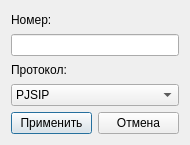
<?xml version="1.0" encoding="UTF-8"?>
<ui version="4.0">
 <class>AddExtensionDialog</class>
 <widget class="QDialog" name="AddExtensionDialog">
  <property name="geometry">
   <rect>
    <x>0</x>
    <y>0</y>
    <width>190</width>
    <height>145</height>
   </rect>
  </property>
  <property name="maximumSize">
   <size>
    <width>16777215</width>
    <height>145</height>
   </size>
  </property>
  <property name="windowTitle">
   <string/>
  </property>
  <property name="windowIcon">
   <iconset resource="images.qrc">
    <normaloff>:/images/outcall-logo.png</normaloff>:/images/outcall-logo.png</iconset>
  </property>
  <property name="styleSheet">
   <string notr="true"/>
  </property>
  <layout class="QGridLayout" name="gridLayout_2">
   <item row="0" column="0">
    <layout class="QGridLayout" name="gridLayout">
     <item row="0" column="0">
      <widget class="QLabel" name="label">
       <property name="text">
        <string>Номер:</string>
       </property>
      </widget>
     </item>
     <item row="1" column="0">
      <widget class="QLineEdit" name="extenLine"/>
     </item>
     <item row="2" column="0">
      <widget class="QLabel" name="label_2">
       <property name="text">
        <string>Протокол:</string>
       </property>
      </widget>
     </item>
     <item row="3" column="0">
      <widget class="QComboBox" name="protocol">
       <property name="currentText">
        <string>PJSIP</string>
       </property>
       <item>
        <property name="text">
         <string>PJSIP</string>
        </property>
       </item>
       <item>
        <property name="text">
         <string>SIP</string>
        </property>
       </item>
      </widget>
     </item>
     <item row="4" column="0">
      <layout class="QHBoxLayout" name="horizontalLayout">
       <item>
        <widget class="QPushButton" name="applyButton">
         <property name="focusPolicy">
          <enum>Qt::StrongFocus</enum>
         </property>
         <property name="text">
          <string>Применить</string>
         </property>
        </widget>
       </item>
       <item>
        <widget class="QPushButton" name="cancelButton">
         <property name="focusPolicy">
          <enum>Qt::StrongFocus</enum>
         </property>
         <property name="text">
          <string>Отмена</string>
         </property>
        </widget>
       </item>
      </layout>
     </item>
    </layout>
   </item>
  </layout>
 </widget>
 <resources>
  <include location="images.qrc"/>
 </resources>
 <connections/>
</ui>
